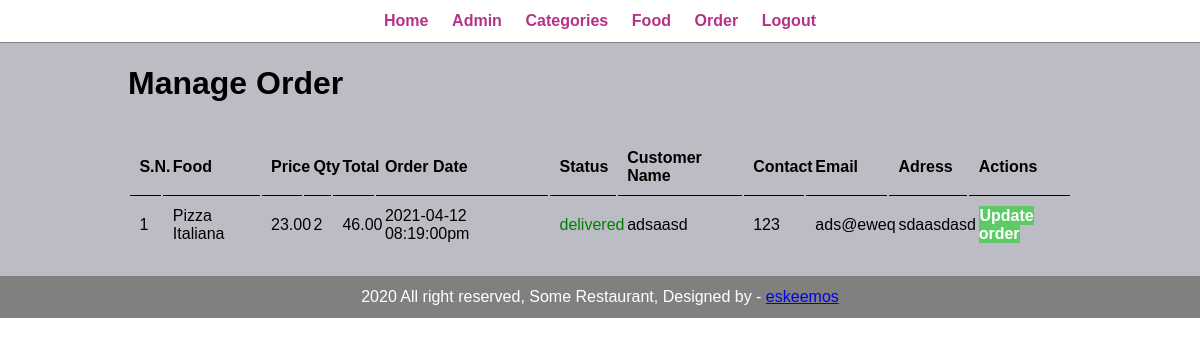
/admin/manage-order.php (signed in), run on the app's committed database.
### tables this page shows
CREATE TABLE `ofw_order` (
  `id` int(11) NOT NULL,
  `food` varchar(150) DEFAULT NULL,
  `price` varchar(255) DEFAULT NULL,
  `qty` int(11) DEFAULT NULL,
  `total` decimal(5,2) DEFAULT NULL,
  `order_date` varchar(30) DEFAULT NULL,
  `status` varchar(30) DEFAULT NULL,
  `customer_name` varchar(10) DEFAULT NULL,
  `customer_contact` varchar(30) DEFAULT NULL,
  `customer_email` varchar(30) DEFAULT NULL,
  `customer_address` varchar(30) DEFAULT NULL
);

### admin/manage-order.php (the view, shortened to what this page needs)
<?php include("partials/menu.php") ?>
<div class="main-content">
    <div class="wrapper">
        <h1>Manage Order</h1>
        <br><br>
        <table class="tb-full">
            <tr>
                <th>S.N.</th>
                <th>Food</th>
                <th>Price</th>
                <th>Qty</th>
                <th>Total</th>
                <th>Order Date</th>
                <th>Status</th>
                <th>Customer Name</th>
                <th>Contact</th>
                <th>Email</th>
                <th>Adress</th>
                <th>Actions</th>
            </tr>
            <?php
                $sql = "SELECT * FROM ofw_order ORDER BY id desc";
                $res = mysqli_query($conn, $sql);
                $count = mysqli_num_rows($res);
                $sn = 1;
                if($count > 0){
                    while($row = mysqli_fetch_assoc($res)){
                        $id = $row['id'];
                        $food = $row['food'];
                        $price = $row['price'];
                        $qty = $row['qty'];
                        $total = $row['total'];
                        $order_date = $row['order_date'];
                        $status = $row['status'];
                        $customer_name = $row['customer_name'];
                        $customer_contact = $row['customer_contact'];
                        $customer_email = $row['customer_email'];
                        $customer_address = $row['customer_address'];
                        ?>
                        <tr>
                            <td><?php echo $sn++; ?></td>
                            <td><?php echo $food; ?></td>
                            <td><?php echo $price; ?></td>
                            <td><?php echo $qty; ?></td>
                            <td><?php echo $total; ?></td>
                            <td><?php echo $order_date; ?></td>
                            <td>
                                <?php
                                    if($status == "ordered"){
                                        echo "<label>$status</label>";
                                    }elseif($status == "on delivery"){
                                        echo "<label style='color:orangered'>$status</label>";
                                    }elseif($status == "delivered"){
                                        echo "<label style='color:green'>$status</label>";
                                    }elseif($status == "cancelled"){
                                        echo "<label style='color:red'>$status</label>";
                                    }
                                ?>
                            </td>
                            <td><?php echo $customer_name; ?></td>
                            <td><?php echo $customer_contact; ?></td>
                            <td><?php echo $customer_email; ?></td>
                            <td><?php echo $customer_address; ?></td>
                            <td>
                                <a href="<?php echo SITEURL; ?>admin/update-order.php?id=<?php echo $id ?>" class="btn-secondary">Update order</a>
                            </td>
                        </tr>
                        <?php
                    }
                }else{
                    echo '
                    <tr>
                    <td colspan="12">Orders no available</td>
                    </tr>';
                }
            ?>
        </table>
    </div>
</div>
<?php include("partials/footer.php") ?>

### css/admin.css (style rules this page uses)
* { margin: 0; padding: 0; font-family: Arial, Helvetica, sans-serif; }
.wrapper { padding: 1%; width: 80%; margin: 0 auto; }
.main-content { background-color: #8c8d9994; padding: 10px; }
.tb-full { width: 100%; }
table tr th { border-bottom: 1px solid; padding: 1%; text-align: left; }
table tr td { padding: 1%; }
.btn-secondary { background-color: rgb(94, 201, 103); padding: 1%; color: white; font-weight: bold; text-decoration: none; }

### data on the page
ofw_order: food "Pizza Italiana", price "23.00", qty "2", total "46.00", order_date "2021-04-12 08:19:00pm", status "delivered", customer_name "adsaasd", customer_contact "123", customer_email "ads@eweq", customer_address "sdaasdasd"
